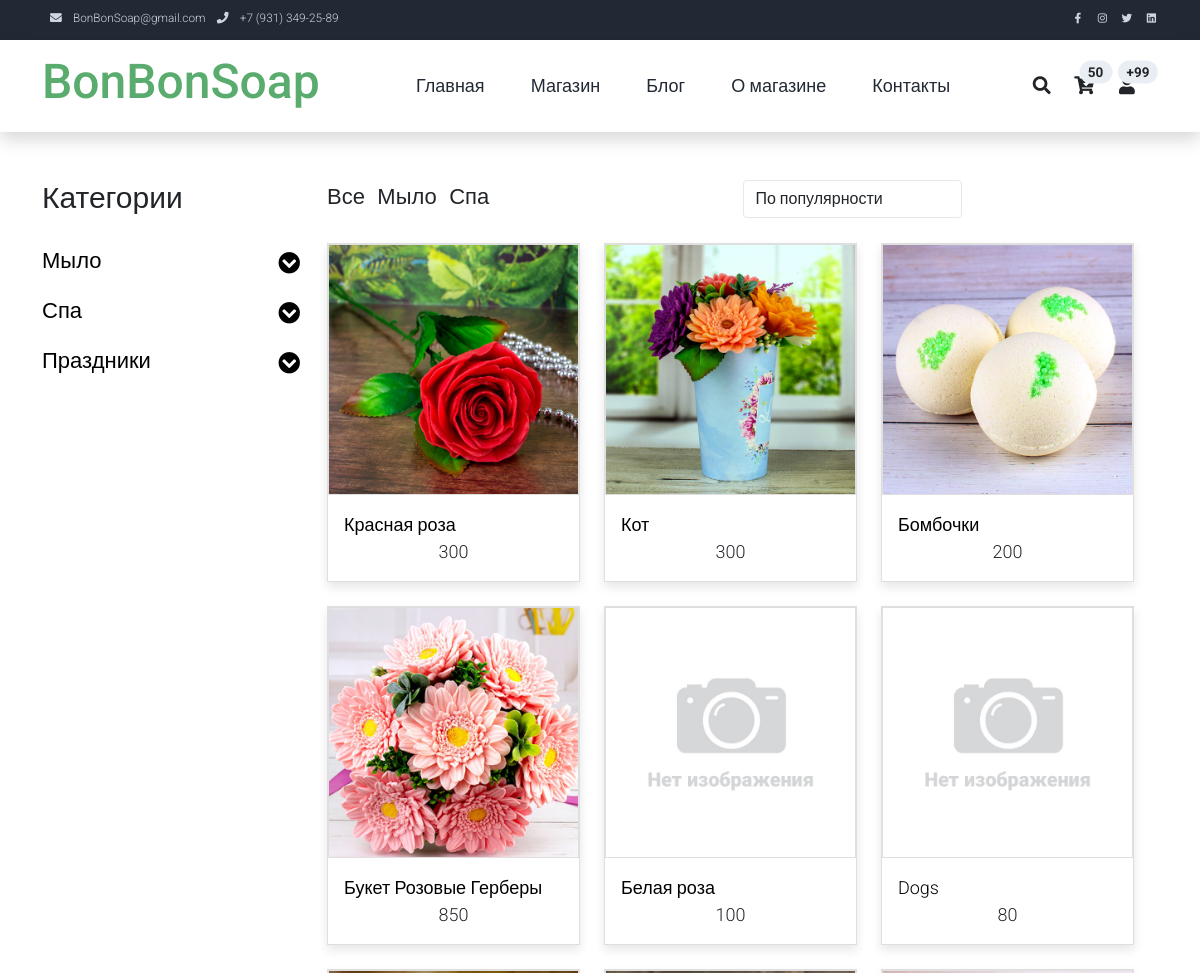
Page /shop/ (upper part) on the earlier database version.
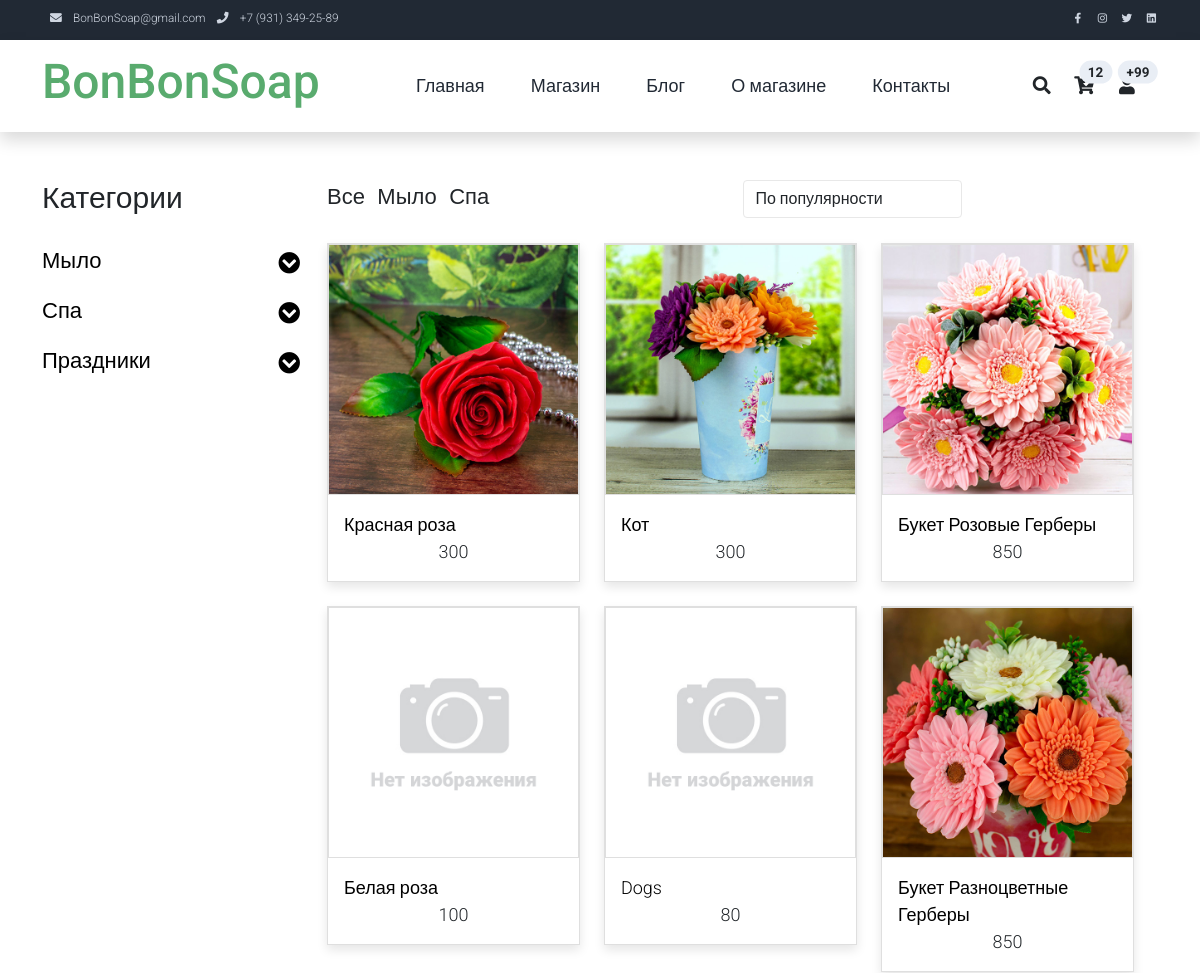
Same page on the later database version.
### users/models.py (models this page shows)
class User(models.Model):
    first_name = models.CharField(max_length=64, verbose_name=u'Имя пользователя')  # Имя пользователя
    class Meta:
        verbose_name = 'Пользователь'
        verbose_name_plural = 'Пользователи'

class UserBasket(models.Model):
    user = models.OneToOneField(User, on_delete=models.CASCADE, primary_key=True)
    basket = models.CharField(max_length=256, blank=True, verbose_name=u'Корзина')  # Корзина: товар: количество в формате словаря
    class Meta:
        verbose_name = 'Корзина пользователя'
        verbose_name_plural = 'Корзины пользователей'

### product/models.py (models this page shows, shortened)
class Department(models.Model):
    name = models.CharField(max_length=64, blank=False, unique=True)  # Название раздела
    alias = models.CharField(max_length=64, blank=False, unique=True, default='!!!', verbose_name=u'Псевдоним')  # Псевдоним поля
    def __str__(self):
        return self.name
    class Meta:
        verbose_name = 'Отдел'
        verbose_name_plural = 'Отделы'

class Product(models.Model):
    name = models.CharField(max_length=128, verbose_name=u'Название')  # Название товара
    category = models.ForeignKey(Category, on_delete=models.PROTECT,
                                 verbose_name=u'Категория')  # К какой категории относится товар
    alias = models.CharField(max_length=64, blank=False, unique=True, default='!!!', verbose_name=u'Псевдоним')  # Псевдоним поля
    holiday = models.ManyToManyField(Holiday, default='1', blank=False,
                                 verbose_name=u'Праздник')  # К какому празднику подходит товар
    description = models.TextField(blank=True, verbose_name=u'Описание')  # Описание товара
    price = models.IntegerField(default=0, verbose_name=u'Цена')  # Цена за единицу
    quantity = models.IntegerField(default=0, verbose_name=u'Остаток')  # Остаток на складе
    popular = models.IntegerField(default=0, verbose_name=u'Популярность')  # Популярность товара
    discount = models.IntegerField(default=0, verbose_name=u'Скидка')  # Скидка (сумма скидки, не %)
    active = models.BooleanField(default=True, verbose_name=u'Активен')  # Товар Активен
    article = models.CharField(max_length=8,
                               blank=True, default=None,
                               verbose_name=u'Артикль')  # Артикль (получается с применением префикса PRODUCT_PREFIX)
    class Meta:
        verbose_name = 'Товар'
        verbose_name_plural = 'Товары'

### shop/views.py (the view)
# urls.py: path('shop/', shop, name='shop'),  # Магазин без передачи параметров
def shop(request, filter=None):
    select_category = dict()  # Словарь с ключами Отделами и данными - списком категорий для меню выбора (объекты)
    select_holiday = dict()  # Словарь с ключом 'Праздники' и данными - объектами праздников
    for department in Department.objects.all():
        select_category.update({department: Category.objects.filter(department_id=department.id)})
    select_holiday.update({'Праздники': Holiday.objects.order_by("date")})
    if not 'sort' in request.session:
        request.session['sort'] = '-popular'
    sort = request.session['sort']
    if 'sort' in request.POST:
        sort = request.POST['sort']
    request.session['sort'] = sort
    products = []
    if 'search' in request.POST:
        search = request.POST['search']
        if re.search(r"[<>%\$]$", search) == None:
            products = Product.objects.filter(
                Q(article__icontains=search) | Q(name__icontains=search) | Q(description__icontains=search),
                active=True).order_by(sort)
    else:
        if filter != None and re.search(r"[<>%\$]$", filter) == None:
            products = Product.objects.filter(category__department__alias=filter, active=True).order_by(sort)
            if len(products) == 0:
                products = Product.objects.filter(category__alias=filter, active=True).order_by(sort)
            if len(products) == 0:
                products = Product.objects.filter(holiday__alias=filter, active=True).order_by(sort)
        else:
            products = Product.objects.filter(active=True).order_by(sort)
    paginator = Paginator(products, 15)
    page_number = request.GET.get('page')
    products = paginator.get_page(page_number)
    products = select_main_photo(products)
    return render(request, 'shop.html', locals())

### product/models.py (called while the page is built)
    def __str__(self):
        return self.name

    def __str__(self):
        return self.name

### shop/views.py (called while the page is built)
def select_main_photo(products):
    for product in products:
        photo = ProductImage.objects.filter(product_id=product.id, active=True,
                                            main=True)  # Выбираем главную фотографию для товара
        product.photo = settings.NO_PHOTO
        if len(photo):
            product.photo = photo[0].image.url
    return products

### users/templatetags/user_tags.py (called while the page is built)
@register.simple_tag(takes_context=True)
def basket_count(context):
    user = settings.USER  # Тестовый пользователь заменяет реальную авторизацию
    request = context['request']
    try:
        if user:
            user = User.objects.get(id=user)
            basket = UserBasket.objects.get(user=user).basket
        else:
            if 'basket' in request.session:
                basket = request.session['basket']
            else:
                return ''
        if not isinstance(basket, dict):
            basket = eval(basket)
    except:
        return ''
    return sum(x for x in basket.values())

### templates/shop.html (shortened to what this page needs)
{% extends 'base.html' %}
{% load static %}
{% block content %}
    <div class="container py-5">
        <div class="row">
            <div class="col-lg-3">
                <h1 class="h2 pb-4">Категории</h1>
                <ul class="list-unstyled templatemo-accordion">
  {% for department, categoryes in select_category.items %}
                        <li class="pb-3">
                            <a class="collapsed d-flex justify-content-between h3 text-decoration-none" href="#">
                                {{ department }}
                                <i class="fa fa-fw fa-chevron-circle-down mt-1"></i>
                            </a>
                        </li>
                    {% endfor %}
  {% for name, holidays in select_holiday.items %}
                        <li class="pb-3">
                            <a class="collapsed d-flex justify-content-between h3 text-decoration-none" href="#">
                                {{ name }}
                                <i class="fa fa-fw fa-chevron-circle-down mt-1"></i>
                            </a>
                        </li>
                    {% endfor %}
                </ul>
            </div>
            <div class="col-lg-9">
                <div class="row">
                <div class="row">
                    <div class="col-md-6">
                        <ul class="list-inline shop-top-menu pb-3 pt-1">
                            <li class="list-inline-item">
                                <a class="h3 text-dark text-decoration-none mr-3" href="{% url 'shop' %}">Все</a>
                            </li>
                            {% for department in select_category.keys %}
                            <li class="list-inline-item">
                                <a class="h3 text-dark text-decoration-none mr-3" href="{% url 'shop' department.alias %}">{{ department }}</a>
                            </li>
                            {% endfor %}
                        </ul>
                    </div>
                    <div class="col-md-6 pb-4">
                        <div class="d-flex">
                            <form method="post" id="sorted" action="{% if filter %} {% url 'shop' filter %} {% else %}{% url 'shop' %}{% endif %}">
                                <select class="form-control" name="sort">
                                    <option {% if sort == "-popular" %} selected {% endif %}
                                    value="-popular">По популярности</option>
                                </select>
                            </form>
                        </div>
                    </div>
                </div>
                <div class="row">
                    {% if products %}
                    {% for product in products %}
                    <div class="col-md-4">
                        <div class="card mb-4 product-wap rounded-0"><div class="card rounded-0">
                            <img class="card-img rounded-0 img-fluid" src="{{ product.photo }}">
                            </div>
                            <div class="card-body">
                                <a href="{% url 'shop-single' product.alias %}" class="h3 text-decoration-none">{{ product.name }}</a>
                                <p class="text-center mb-0">{{ product.price }}</p>
                            </div>
                        </div>
                    </div>
                    {% endfor %}
                    {% else %}
                    Нет товаров для отображения
                    {% endif %}
                </div>
            </div>
        </div>
    </div>
{% endblock content %}

### templates/base.html (shortened to what this page needs)
<!DOCTYPE html>
{% load user_tags %}
{% load static %}
<html lang="ru">
<head>
    <link rel="stylesheet" href="{% static 'css/bootstrap.min.css' %}">
    <link rel="stylesheet" href="{% static '/css/templatemo.css' %}">
    <link rel="stylesheet" href="{% static '/css/custom.css' %}">
    <link rel="stylesheet" href="{% static '/css/fontawesome.min.css' %}">
</head>
<body>
    <nav class="navbar navbar-expand-lg bg-dark navbar-light d-none d-lg-block" id="templatemo_nav_top">
        <div class="container text-light">
            <div class="w-100 d-flex justify-content-between">
                <div>
                    <i class="fa fa-envelope mx-2"></i>
                    <a class="navbar-sm-brand text-light text-decoration-none" href="mailto:bonbonsoap@gmail.com">BonBonSoap@gmail.com</a>
                    <i class="fa fa-phone mx-2"></i>
                    <a class="navbar-sm-brand text-light text-decoration-none" href="tel:+79313492589">+7 (931) 349-25-89</a>
                </div>
                <div>
                    <a class="text-light" href="https://fb.com/templatemo" target="_blank" rel="sponsored"><i class="fab fa-facebook-f fa-sm fa-fw me-2"></i></a>
                    <a class="text-light" href="https://www.instagram.com/" target="_blank"><i class="fab fa-instagram fa-sm fa-fw me-2"></i></a>
                    <a class="text-light" href="https://twitter.com/" target="_blank"><i class="fab fa-twitter fa-sm fa-fw me-2"></i></a>
                    <a class="text-light" href="https://www.linkedin.com/" target="_blank"><i class="fab fa-linkedin fa-sm fa-fw"></i></a>
                </div>
            </div>
        </div>
    </nav>
    <nav class="navbar navbar-expand-lg navbar-light shadow">
        <div class="container d-flex justify-content-between align-items-center">
            <a class="navbar-brand text-success logo h1 align-self-center" href="{% url 'index' %}">
                BonBonSoap
            </a>
            <div class="align-self-center collapse navbar-collapse flex-fill  d-lg-flex justify-content-lg-between" id="templatemo_main_nav">
                <div class="flex-fill">
                    <ul class="nav navbar-nav d-flex justify-content-between mx-lg-auto">
                        <li class="nav-item">
                            <a class="nav-link" href="{% url 'index' %}">Главная</a>
                        </li>
                        <li class="nav-item">
                            <a class="nav-link" href="{% url 'shop' %}">Магазин</a>
                        </li>
                        <li class="nav-item">
                            <a class="nav-link" href="{% url 'contact' %}">Блог</a>
                        </li>
                       <li class="nav-item">
                            <a class="nav-link" href="{% url 'about' %}">О магазине</a>
                        </li>
                        <li class="nav-item">
                            <a class="nav-link" href="{% url 'contact' %}">Контакты</a>
                        </li>
                    </ul>
                </div>
                <div class="navbar align-self-center d-flex">
                    <a class="nav-icon d-none d-lg-inline" href="#" data-bs-toggle="modal" data-bs-target="#templatemo_search">
                        <i class="fa fa-fw fa-search text-dark mr-2"></i>
                    </a>
                    <a class="nav-icon position-relative text-decoration-none" href="{% url 'basket' %}">
                        <i class="fa fa-fw fa-cart-arrow-down text-dark mr-1"></i>
                        <span id='quantity_in_basket' class="position-absolute top-0 left-100 translate-middle badge rounded-pill bg-light text-dark">{% basket_count %}</span>
                    </a>
                    <a class="nav-icon position-relative text-decoration-none" href="#">
                        <i class="fa fa-fw fa-user text-dark mr-3"></i>
                        <span class="position-absolute top-0 left-100 translate-middle badge rounded-pill bg-light text-dark">+99</span>
                    </a>
                </div>
            </div>
        </div>
    </nav>
    {% block content %}{% endblock content %}
</body>
</html>

### static/css/templatemo.css (style rules this page uses)
body, ul, li, p, a, label, input, div { font-family: 'Roboto', sans-serif; font-size: 18px !important; font-weight: 300 !important; }
.h1 { font-family: 'Roboto', sans-serif; font-size: 48px !important; font-weight: 200 !important; }
.h2 { font-family: 'Roboto', sans-serif; font-size: 30px !important; font-weight: 300; }
.h3 { font-family: 'Roboto', sans-serif; font-size: 22px !important; }
.logo { font-weight: 500 !important; }
.text-success { color: #59ab6e !important; }
.text-light { color: #cfd6e1 !important; }
.bg-dark { background-color: #212934 !important; }
.bg-light { background-color: #e9eef5 !important; }
#templatemo_nav_top { min-height: 40px; }
#templatemo_nav_top * { font-size: .9em !important; }
#templatemo_main_nav a { color: #212934; }
#templatemo_main_nav .navbar .nav-icon { margin-right: 20px; }
.templatemo-accordion a { color: #000; }
.product-wap { box-shadow: 0px 5px 10px 0px rgba(0, 0, 0, 0.10); }
.card.product-wap a { color: #000; }
.form-control { border: 1px solid #e8e8e8; }
.product-wap .h3, .product-wap li, .product-wap i, .product-wap p { font-size: 12px !important; }
@media (min-width: 768px) { #templatemo_main_nav .navbar-nav { max-width: 450px; } }
@media (min-width: 992px) { #templatemo_main_nav .navbar-nav { max-width: 550px; } }
@media (min-width: 992px) { .product-wap .h3, .product-wap li, .product-wap i, .product-wap p { font-size: 18px !important; } }

Differences in the rows shown:
no longer on this page (row edited): Product: shows a picture, name "Бомбочки", price "200"
changed through a linked row, User: id.basket "50" → "12"
now on this page (row unchanged): Product: shows a picture, name "Букет Разноцветные Герберы", price "850"
